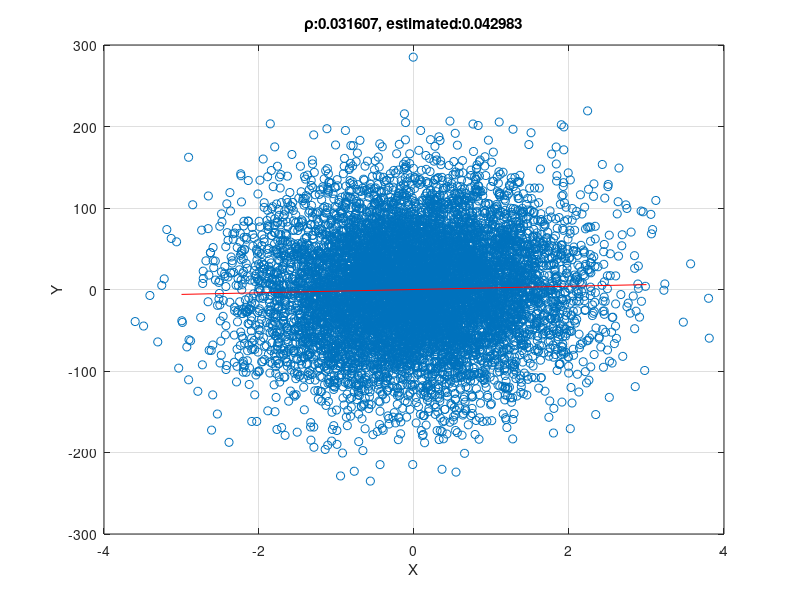
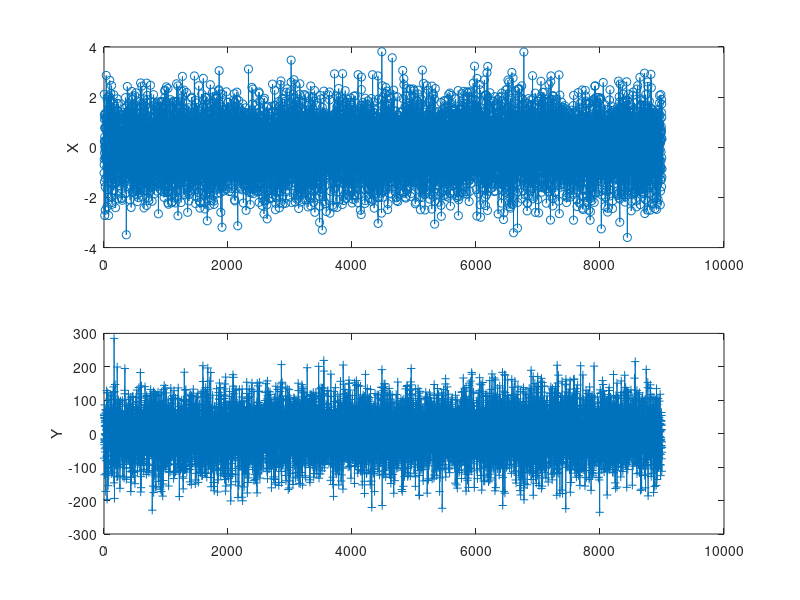

The MATLAB source for these figures, in order: (Note: this script raises an error after producing the figures.)
%% V.C: correlate (Gaussiane)
Ntry = 9000;
% dipendenza lineare
k = 2; 
xax = [-3 3]; yline = k*xax;
% aggiungo rumore
snr = 0.001;
x = randn(1,Ntry);
w = randn(1,Ntry)/sqrt(snr);
y = k*(x + w); 
% scatter plot
figure(1)
plot(x,y,'o',xax,yline,'r'); xlabel('X'); ylabel('Y'); grid
% segnale
rho = 1/sqrt(1+1/snr)*sign(k);
rhoest = x*y' / sqrt( (x*x')*(y*y'));
title(['\rho:' num2str(rho), ', estimated:' num2str(rhoest)])
figure(2)
subplot(211); plot(1:Ntry,x,'-o'); ylabel('X')
subplot(212); plot(1:Ntry,y,'-+'); ylabel('Y')
figure(3)

h=histogram2(x',y',30);
